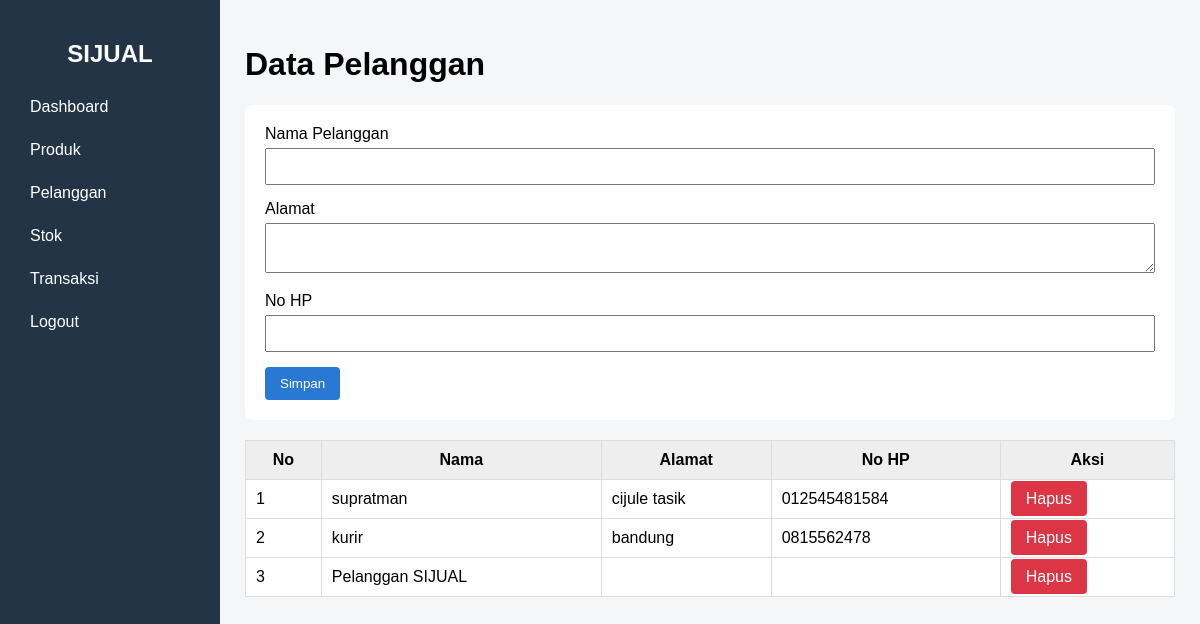
The page /admin/pelanggan.php (signed in) on the database its author committed.
### tables this page shows
CREATE TABLE `tb_pelanggan` (
  `id_pelanggan` int(11) NOT NULL,
  `id_user` int(11) DEFAULT NULL,
  `nama_pelanggan` varchar(100) NOT NULL,
  `alamat` text DEFAULT NULL,
  `no_hp` varchar(20) DEFAULT NULL
);

### admin/pelanggan.php (the view, shortened to what this page needs)
<?php
include "../config/koneksi.php";
$data = mysqli_query(
    $koneksi,
    "SELECT * FROM tb_pelanggan"
);
?>
<!DOCTYPE html>
<html>
<head>
    <link rel="stylesheet" href="../css/style.css">
</head>
<body>
<div class="sidebar">
    <h2>SIJUAL</h2>
    <a href="dashboard.php">Dashboard</a>
    <a href="produk.php">Produk</a>
    <a href="pelanggan.php">Pelanggan</a>
    <a href="stok.php">Stok</a>
    <a href="transaksi.php">Transaksi</a>
    <a href="../logout.php">Logout</a>
</div>
<div class="main">
<h1>Data Pelanggan</h1>
<div class="card">
<form method="POST">
<label>Nama Pelanggan</label>
<input type="text" name="nama_pelanggan" required>
<label>Alamat</label>
<textarea name="alamat"></textarea>
<label>No HP</label>
<input type="text" name="no_hp">
<button name="simpan">Simpan</button>
</form>
</div>
<table>
<tr>
<th>No</th>
<th>Nama</th>
<th>Alamat</th>
<th>No HP</th>
<th>Aksi</th>
</tr>
<?php
$no = 1;
while ($p = mysqli_fetch_assoc($data)) {
?>
<tr>
<td><?= $no++; ?></td>
<td><?= $p['nama_pelanggan']; ?></td>
<td><?= $p['alamat']; ?></td>
<td><?= $p['no_hp']; ?></td>
<td>
<a
class="btn btn-danger"
href="?hapus=<?= $p['id_pelanggan']; ?>"
onclick="return confirm('Hapus data?')">
Hapus
</a>
</td>
</tr>
<?php } ?>
</table>
</div>
</body>
</html>

### css/style.css (style rules this page uses)
* { box-sizing: border-box; }
body { margin: 0; font-family: Arial, sans-serif; background: #f4f6f8; }
.sidebar { width: 220px; height: 100vh; position: fixed; background: #243447; color: white; padding: 20px; }
.sidebar h2 { text-align: center; }
.sidebar a { display: block; color: white; text-decoration: none; padding: 10px; margin: 5px 0; }
.main { margin-left: 220px; padding: 25px; }
.card { background: white; padding: 20px; margin-bottom: 20px; border-radius: 8px; }
input, select, textarea { width: 100%; padding: 9px; margin: 5px 0 15px; }
button, .btn { background: #2878d4; color: white; border: none; padding: 9px 15px; text-decoration: none; cursor: pointer; border-radius: 4px; }
.btn-danger { background: #dc3545; }
table { width: 100%; border-collapse: collapse; background: white; }
th, td { border: 1px solid #ddd; padding: 10px; }
th { background: #eee; }

### rows shown on the page
tb_pelanggan: nama_pelanggan "supratman", alamat "cijule tasik", no_hp "012545481584"
tb_pelanggan: nama_pelanggan "kurir", alamat "bandung", no_hp "0815562478"
tb_pelanggan: nama_pelanggan "Pelanggan SIJUAL"
